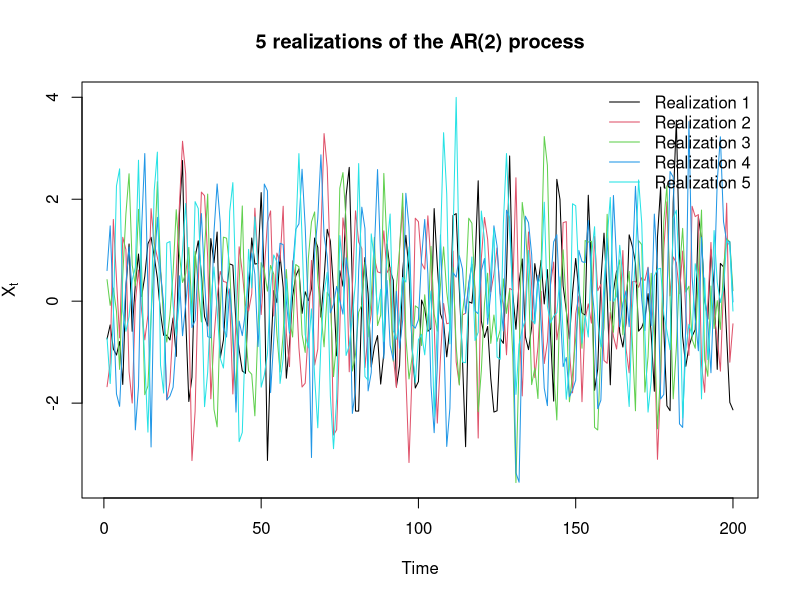
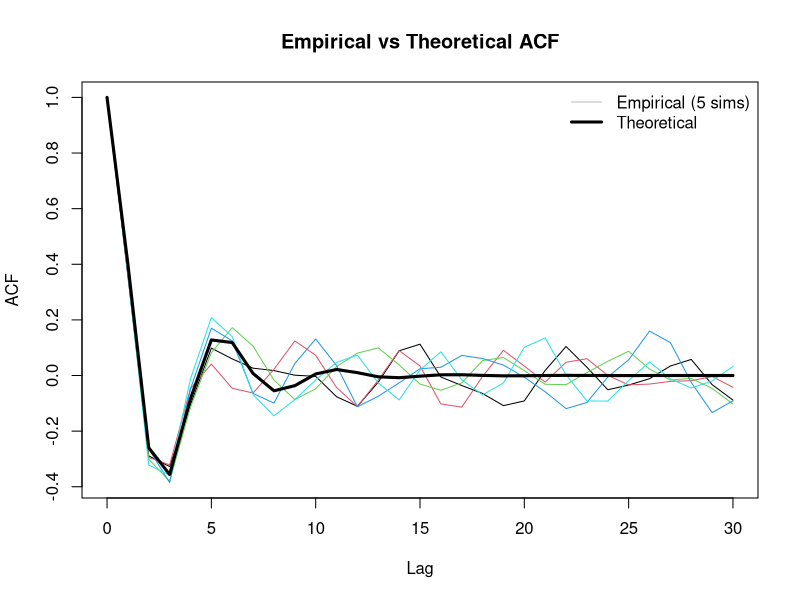
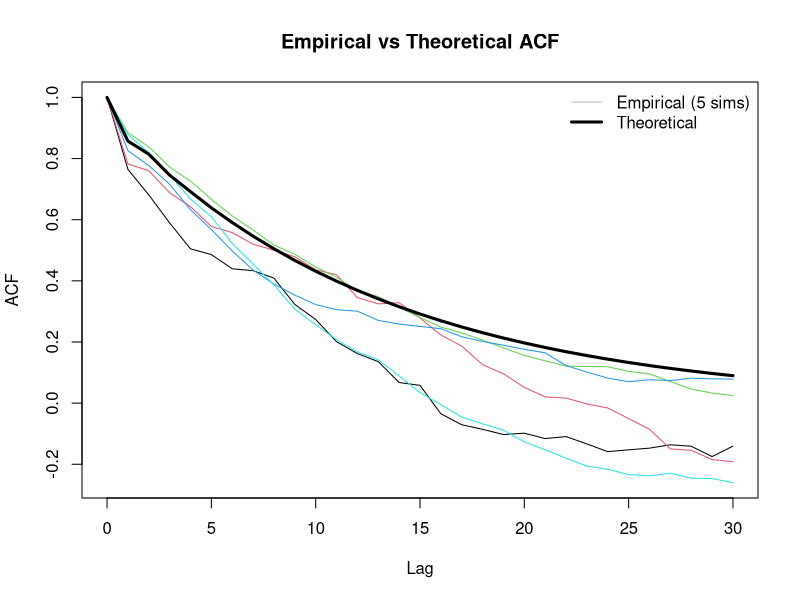
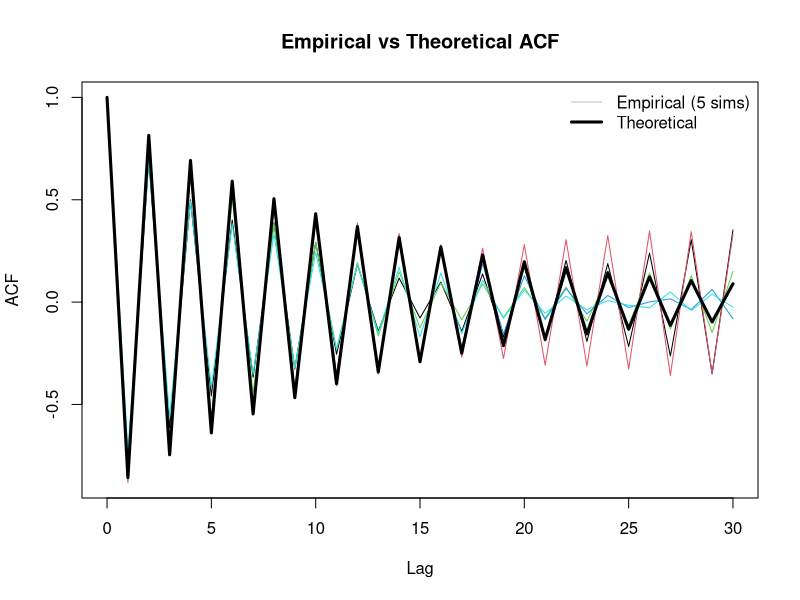

Recreate these plots in R, in order. (Note: this script raises an error after producing the figures.)
# Set seed for reproducibility
set.seed(123)

# Number of observations
n <- 200

# Number of realizations
n_sim <- 5

phi1 <- -0.6
phi2 <- 0.5


# Simulate 5 realizations of the AR(2) process
# Model in assignment: X_t + phi1*X_{t-1} + phi2*X_{t-2} = e_t
# In arima.sim(), AR signs are flipped, so we use ar = c(-phi1, -phi2)
sim_data <- replicate(
  n_sim,
  arima.sim(n = n, model = list(ar = c(-phi1, -phi2)))
)

# Plot all 5 realizations in one figure
matplot(
  sim_data,
  type = "l",        # line plot
  lty = 1,           # solid lines
  xlab = "Time",
  ylab = expression(X[t]),
  main = "5 realizations of the AR(2) process"
)

# Add legend
legend(
  "topright",
  legend = paste("Realization", 1:5),
  lty = 1,
  col = 1:5,
  bty = "n"
)


##############################################################################################################
# problem 1.2 

# Number of lags
lag_max <- 30

# --- Theoretical ACF ---
# Compute theoretical ACF using ARMAacf
acf_theoretical <- ARMAacf(ar = c(-phi1, -phi2), lag.max = lag_max)

# --- Empirical ACF ---
# Compute ACF for each of the 5 simulations
acf_empirical <- apply(sim_data, 2, function(x) {
  acf(x, plot = FALSE, lag.max = lag_max)$acf
})

# --- Plot ---
# Plot first empirical ACF
plot(
  0:lag_max,
  acf_empirical[,1],
  type = "l",
  ylim = range(acf_empirical, acf_theoretical),
  xlab = "Lag",
  ylab = "ACF",
  main = "Empirical vs Theoretical ACF"
)

# Add remaining empirical ACFs
for(i in 2:ncol(acf_empirical)){
  lines(0:lag_max, acf_empirical[,i], col = i)
}

# Add theoretical ACF (thick black line)
lines(0:lag_max, acf_theoretical, lwd = 3, col = "black")

# Legend
legend(
  "topright",
  legend = c("Empirical (5 sims)", "Theoretical"),
  col = c("gray", "black"),
  lwd = c(1,3),
  bty = "n"
)



##############################################################################################################

# problem 1.3
set.seed(123)

# Number of observations
n <- 200

# Number of realizations
n_sim <- 5

phi1 <- -0.6
phi2 <- -0.3

sim_data <- replicate(
  n_sim,
  arima.sim(n = n, model = list(ar = c(-phi1, -phi2)))
)

# Number of lags
lag_max <- 30



# --- Theoretical ACF ---
# Compute theoretical ACF using ARMAacf
acf_theoretical <- ARMAacf(ar = c(-phi1, -phi2), lag.max = lag_max)

# --- Empirical ACF ---
# Compute ACF for each of the 5 simulations
acf_empirical <- apply(sim_data, 2, function(x) {
  acf(x, plot = FALSE, lag.max = lag_max)$acf
})

# --- Plot ---
# Plot first empirical ACF
plot(
  0:lag_max,
  acf_empirical[,1],
  type = "l",
  ylim = range(acf_empirical, acf_theoretical),
  xlab = "Lag",
  ylab = "ACF",
  main = "Empirical vs Theoretical ACF"
)

# Add remaining empirical ACFs
for(i in 2:ncol(acf_empirical)){
  lines(0:lag_max, acf_empirical[,i], col = i)
}

# Add theoretical ACF (thick black line)
lines(0:lag_max, acf_theoretical, lwd = 3, col = "black")

# Legend
legend(
  "topright",
  legend = c("Empirical (5 sims)", "Theoretical"),
  col = c("gray", "black"),
  lwd = c(1,3),
  bty = "n"
)


##############################################################################################################

# problem 1.4
set.seed(123)

# Number of observations
n <- 200

# Number of realizations
n_sim <- 5

phi1 <- 0.6
phi2 <- -0.3

sim_data <- replicate(
  n_sim,
  arima.sim(n = n, model = list(ar = c(-phi1, -phi2)))
)

# Number of lags
lag_max <- 30



# --- Theoretical ACF ---
# Compute theoretical ACF using ARMAacf
acf_theoretical <- ARMAacf(ar = c(-phi1, -phi2), lag.max = lag_max)

# --- Empirical ACF ---
# Compute ACF for each of the 5 simulations
acf_empirical <- apply(sim_data, 2, function(x) {
  acf(x, plot = FALSE, lag.max = lag_max)$acf
})

# --- Plot ---
# Plot first empirical ACF
plot(
  0:lag_max,
  acf_empirical[,1],
  type = "l",
  ylim = range(acf_empirical, acf_theoretical),
  xlab = "Lag",
  ylab = "ACF",
  main = "Empirical vs Theoretical ACF"
)

# Add remaining empirical ACFs
for(i in 2:ncol(acf_empirical)){
  lines(0:lag_max, acf_empirical[,i], col = i)
}

# Add theoretical ACF (thick black line)
lines(0:lag_max, acf_theoretical, lwd = 3, col = "black")

# Legend
legend(
  "topright",
  legend = c("Empirical (5 sims)", "Theoretical"),
  col = c("gray", "black"),
  lwd = c(1,3),
  bty = "n"
)


##############################################################################################################

# problem 1.5 den ene rod kommer til ligge på enhedscirklen, så vi har en ikke-stationær proces. Vi kan stadig simul

##############################################################################################################


# problem 1.6
set.seed(123)

# Number of observations
n <- 200

# Number of realizations
n_sim <- 5

phi1 <- -0.75
phi2 <- -0.3

sim_data <- replicate(
  n_sim,
  arima.sim(n = n, model = list(ar = c(-phi1, -phi2)))
)

# Number of lags
lag_max <- 30



# --- Theoretical ACF ---
# Compute theoretical ACF using ARMAacf
acf_theoretical <- ARMAacf(ar = c(-phi1, -phi2), lag.max = lag_max)

# --- Empirical ACF ---
# Compute ACF for each of the 5 simulations
acf_empirical <- apply(sim_data, 2, function(x) {
  acf(x, plot = FALSE, lag.max = lag_max)$acf
})

# --- Plot ---
# Plot first empirical ACF
plot(
  0:lag_max,
  acf_empirical[,1],
  type = "l",
  ylim = range(acf_empirical, acf_theoretical),
  xlab = "Lag",
  ylab = "ACF",
  main = "Empirical vs Theoretical ACF"
)

# Add remaining empirical ACFs
for(i in 2:ncol(acf_empirical)){
  lines(0:lag_max, acf_empirical[,i], col = i)
}

# Add theoretical ACF (thick black line)
lines(0:lag_max, acf_theoretical, lwd = 3, col = "black")

# Legend
legend(
  "topright",
  legend = c("Empirical (5 sims)", "Theoretical"),
  col = c("gray", "black"),
  lwd = c(1,3),
  bty = "n"
)
